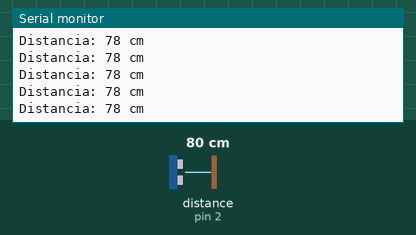
Recording of a sketch running on a simulated Arduino Uno, built with avr-gcc and run on an emulated ATmega328P. Parts: the last lines printed to the serial monitor. Wiring (inferred from the names in the program): ultrasonic range finder: trigger pin 3; echo pin 2. The test bench sets the inputs (shaded band); at power-on: distance to the obstacle (sensor on pin 2) 80 cm. The echo pulse lasts 58.3 µs per cm.

Above: at 1.2 s.
1.3 s: distance to the obstacle (sensor on pin 2) set to 299 cm
At 1.62 s:
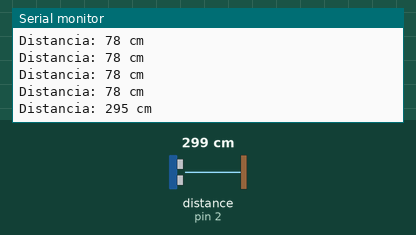
4.3 s: distance to the obstacle (sensor on pin 2) set to 2 cm
At 4.45 s:
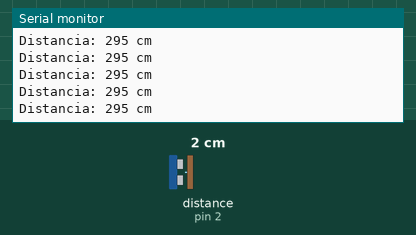
Timing chart, 0 to 7.3 s (numbered marks = the images above; inputs shaded):
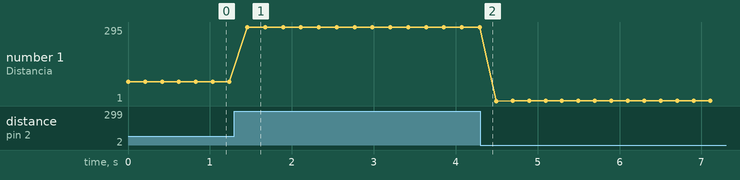

Measured:
- after the input at 1.3 s, the serial monitor: prints a new line after 0.16 s (image 1)
- plotted number 1: 78 → 295 after the input at 1.3 s, 295 → 2 after the input at 4.3 s

The sketch:

ArduinoProximidad_LPV.ino
```cpp
int TRIG = 3;
int ECHO = 2;

void setup()
{
  Serial.begin(9600);
  pinMode(TRIG, OUTPUT);
  pinMode(ECHO,INPUT);
  digitalWrite(TRIG,LOW);
}
void loop()
{
  long distancia, tiempo;
  digitalWrite(TRIG, HIGH);
  delayMicroseconds(10);
  digitalWrite(TRIG,LOW);

  tiempo = pulseIn(ECHO, HIGH);
  distancia = tiempo / 59;

  Serial.print("Distancia: ");
  Serial.print(distancia);
  Serial.println(" cm");

  delay(200);
}
```
